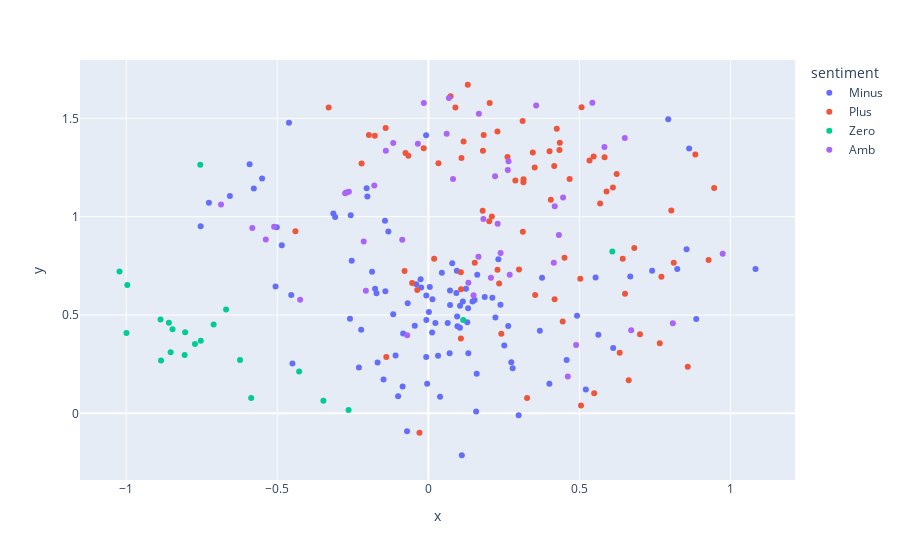

The code cell stored with this chart in its notebook:
### Markdown cell above
### TFIDF - t-SNE

### Code cell
fig = px.scatter(data_tsne, x="x", y="y", color="sentiment", hover_data=["text_short"])
fig.show()

### Figure 1 — Plotly figure (JSON) as saved in the notebook; plotly's stock layout.template omitted (floating-point values rounded to 4 significant figures)
{"data": [{"customdata": [["Właśnie wróciła m z motelu Flora w Łodzi , ul . Szczecińska 111 . Nigdy nie była m w gorszym miejscu"], ["Pod koniec pobytu z pokoju podczas sprzątania zniknęło mi kilka przedmiotów osobistych ( drobnych , "], ["Pierwsze wakacje za granicą spędziła m właśnie w hotelu Gloria . Nic się nie zgadza ze zdjęciami i o"], ["Dobrze zrobione zdjęcia na stronie www i fajne opisy pokoi . Niestety pokoje małe , dwójka dzieci sp"], ["Rozczarowanie roku . Hotel jest brudny , położony przy ruchliwym skrzyżowaniu , przy wjeździe mozna "], ["Miała m dzisiaj wątpliwą przyjemność uczestniczyć w pikniku organizowanym w Dolinie Charlotty i jest"], ["Odwiedzili śmy Zdrój Wojciech tylko w celu konsumpcji . Restauracja szumnie reklamowana na zewnątrz "], ["Plusy : + cena + restauracja , + dobre obiadokolacje dla dorosłych + duże pokoje + basen + wokół cis"], ["Niestety , spędzili śmy Sylwester 2017 roku w Hotelu Polanica . Nie ma właściwej organizacji , Vodzi"], ["Niestety obiecał em sobie , że więcej nie odwiedzę tego miejsca , ale niestety zaprzyjaźniona firma "], ["W porównaniu do Rynia brak klimatu i ducha . Fatalna kuchnia i obsługa na stołówce ( nie da się tego"], ["Plusy : Największym atutem hotelu są chyba śniadania . Lokalizacja nie jest najgorsza , bo można doj"], ["Dworek położony w bardzo urokliwym miejscu , jednak goście powinni być gotowi na kilka niedogodności"], ["To były nasze pierwsze wakacje za granicą , więc większego porównania nie mamy . Położenie hotelu ba"], ["Nie pojechała by m tam drugi raz . Nie rozumiem zachwytów nad hotelem . Pokój strasznie mały , dawno"], ["Hotel na totalnym odludziu , do plazy 1 , 5 km busikiem ( jezdzi do 13 . 40 ) wiec po poludniu idac "], ["W średniowieczu królowie spędzali zaledwie kilka miesięcy w jednym zamku bo bez kanalizacji po pewny"], ["Największym atutem hotelu jest lokalizacja i przystępna cena . Największym zaskoczeniem było to , że"], ["Jak czytam te opinie to wydaje mi się , że ja był em gdzie indziej , albo ludzie je piszący mają min"], ["Szukając hostelu na majówkę , właśnie ten pojawił mi się na samym początku , obejrzała m zdjęcia , p"], ["W połowie października przyjechali śmy z żoną i synem na Regaty młodego . W związku z tym że zostawa"], ["Bardzo ładny hotel . . . . na zdjęciach . . . . Rzeczywistość niestety daleko od tych zdjęć odbiega "], ["Uciekajcie jak daleko się da . Ja niestety wykupił em dobę i to była tragedia . W pokoju uszkodzone "], ["Po pierwsze nazwa dobudowanego budynku jest zniechęcająca . Nawiązuje do tradycji , ale nieco ubliża"], ["Jest 2 : 00 rano jak piszę tę recenzję . Już raz zwracała m uwagę na recepcji , że jest głośno . Ter"], ["Brak workow na śmieci , ale to niewielka niedogodność w porównaniu z zatrważająca ilością kurzu D : "], ["Stanowczo odradzam zimna klimatyzacja w pokoju wiejska nad głową , której nawet recepcja nie potrafi"], ["Była m w Słonecznym Zdroju trzy dni po otwarciu hotelu . Bardzo ładny projekt , wszystko pachnące no"], ["Miał być krótki pobyt na jedną noc za rozsądną cenę przy okazji wyjazdu służbowego . Sprawy się niec"], ["Okropnie po prostu okropnie . Obsługa miła . Lokalizacja super wszędzie blisko . Ale co do pokoi to "], ["Nie polecam tego hoteliku.brudno brudno i jeszcze raz brudno . bylismy w hotelu 2doby . Klima chodzi"], ["Hotel rzeczywiście dostarcza wielu emocji . Zarezerwowali śmy dwa tygodnie przed przyjazdem apartame"], ["plusy : + dosyć czysto + miła osoba w obsłudzie w kuchniminusy : - właścicielka przenosi z pokoju do"], ["Hotel w centrum miasta . Bardzo ciasny podziemny parking . Dla wiekszych aut pozostaje ogolnodostepn"], ["Pokój brudnawe , popękane kafelki w łazience , szarawe ręczniki i pościel . Na trzy osoby dostali śm"], ["Pokoj zarezerwowany przez booking . com , po przyjeździe na miejsce obiekt pozamykany , nikt nie otw"], ["nie polecam na pewno nie jest to hotel 4 * może obsługa sie stara ale jest bardzo wyluzowanabrudno n"], ["Recepcja na gości gdzieś . Wymyśla jakies wymówki o awarii . Woda w łazience żółta , tona grzyba pod"], ["Zastanawiam się skąd tyle pozytywnych opinii ( w ich wyniku tu się znaleźli śmy ) . Klimatu brak - c"], ["Oprócz miłej obsługi ten hotel nie zasługuje nawet na 1 gwiazdkę . . . Brak klimatyzacji , w pokojac"], ["Przyzwoity 3 - gwiazdkowy standard , dobre położenie dla zainteresowanych Jurą , małe ale ładne SPA "], ["Hotel ok ale już by śmy nie wrócili . NIEMILA , NIESYMPATYCZNA , PYSKATA , WRECZ ODPYCHAJACA PANI RE"], ["Hotel Ikaros na Zakynthos z czasów prl materace przy basenie płatne wfi płatne jedzenie monotonne mi"], ["Spędzili śmy tydzień w wersji all - inclusive w hotelu . Hotel położony w kiepskiej lokalizacji jeśl"], ["Marzycie o wymarzonych wakacjach ? UCIEKAJCIE OD OFERT Z TYM HOTELEM ! 1 . JEDZENIE - Przede wszystk"], ["Ponieważ apartamenty zajęli goście weselni , zamieszkali śmy w skrzydle , które dawniej bylo przezna"], ["Doba miała rozpocząć się o godz . 16 , klucze po awanturze i \" wielkim \" sprzątaniu II piętra przez "], ["Była m na tzw . wczasach odchudzających i nigdy więcej . Jedzenie bez smaku . Rozumiem że dieta rząd"], ["Hotel z zewnątrz robi duże wrażenie , tak samo jak i SPA , różnorodność zabiegów , ładne gabinety . "], ["Sonia Village hotel Grecja HalkidikiGodzina 18 : 00 puścił em na tarasie swojego pokoju muzykę z gło"], ["Absolutnie nie polecam ! ! ! Pomijając bardzo mały wybór jedzenia , w dodatku niesmacznego , pokoje "], ["Pokój nie posprzątany , bardzo ciasno ( jedna osoba musiała wchodzić na łóżko , jeśli druga chciała "], ["To na wejściu do części restauracyjnej jest naklejka \" Tripadvisora \" , więc opisuję restaurację . P"], ["Hotel widać , że dobudowywany , bo dotrzeć do niektórych pokoi to prawdziwe wyzwanie . Pokoje schlud"], ["Organizowali śmy wesele latem 2014 roku . Niestety wspomnienia z fazy planowania wspominamy okropnie"], ["Pobyt był by całkiem udany gdyby nie hałas zza ściany . Prawie przez cały czas , w nocy i w dzień , "], ["Wchodzi się do normalnego budynku mieszkalnego , gdzie obok stałych lokatorów jest wydzielona część "], ["Rozczarowała m się . Rezerwacja zrobiona z wyprzedzeniem , potem oczekiwanie i wizyta w hotelu . Pok"], ["Właśnie kończę pobyt w szpitalu uzdrowiskowy Jan Kazimierz a bardzo fajne panie sprzątające mili ucz"], ["Opis i zdjecia zupelnie nie oddaja tego jaki jest stan faktyczny hostelu . . Z zewnatrz wygladal lad"], ["Stary hotel rodem z socjalizmu , w zaniedbanej okolicy , główne wejście przy stercie śmierci . W pok"], ["Ten hotel w zeczywistosci wyglada inaczej niż na zdjęciach ! Podłogi są brudne plamy różnego koloru "], ["Pokoje , łazienka ok - chociaż mocno wiało przez nieszczelne okno ( zimno ) . Śniadania tragiczne , "], ["Hotel położony w okolicy stoków , co jest chyba jego największym plusem . Poza tym nie spełnia oczek"], ["Pokoje z aneksem kuchennym . średnio zadbany , jest OK ale widać nieociągnięcia . Hotel położony prz"], ["Ogolnie czuje sie zawiedziony moim pobytem w hotelu . Ciezko uwierzyc ze to 4 gwiazdkowy hotel . Min"], ["Aquapark mały , duzo chloru , niewygodne lezaki . Obsluga bardzo niemila , jakby z łaska nas w ogole"], ["Żarcia nie do zjedzenia stoły z sklejki nigdy nie jadłem na święta parówek i jajek co dzień trzeba b"], ["Śniadanie bardzo słabe , poduszki w pokoju jakiś koszmar , a za dodatkową trzeba płacić 5 zł i zamów"], ["Uwagi , które wypisał em w trakcie pobytu w punktach : * na stołówce kelnerka zabrała talerz z jedze"], ["Miejsce noclegowe zostało zamówione telefonicznie . Po opiniach dosyć krytycznych nie spodziewał em "], ["lokalizacja - bardzo przyjemna jedzenie - okropne , zero smaku , spalona ryba , odgrzewane ziemniaki"], ["Rzeczywiście trudno ocenić ten pensjonat . Przy rezerwacji bardzo miło , na miejscu rzeczywistość zu"], ["Straszna lipa i amatorszczyzna 1 / 5 . - ' kąpiel piwna ' to zwykła kąpiel w letniej wodzie + 1 bute"], ["Żeby nie było . Lokalizacja - super . Lobby - jedno z większych jakie w życiu widział em . Bar Auror"], ["Był em z córkami w tej restauracji na kawie i lodach . Przy tej klasie standardu taka obsługa i atmo"], ["Nie polecam tego hotelu . Brudny , slabe jedzenie codziennie to samo lub to co zostalo z wczoraj prz"], ["Bardzo duzy hotel polozony na skraju miasta . Ogromna liczba gosci hotelowych sprawia ze czujesz sie"], ["Hotel oceniam na 3 . 5 * Za taką cenę można znaleźć coś lepszego . Zaskakujący jest codzienny brak s"], ["Do hotelu przyjechali śmy na wesele - ja moj narzeczony oraz nasz przyjaciel z Anglii ktory codzienn"], ["Właściwie nie wiem od czego zacząć . Na maila z potwierdzeniem pobytu czekała by m chyba do . . . . "], ["Dużo podróżuję po kraju i większość hoteli rezerwację telefoniczną traktuje jako pewną bez konieczno"], ["A żeby było śmieszniej to komediodramat . Pozdrawiam panią , która na pierwszym śniadaniu wypowiedzi"], ["Zdecydowanie jest to hotel bardzo poniżej standardu 5 * . Pokoje są zaniedbane , system ściekowy jes"], ["Restauracja hotelowa śniadania tradycyjne , więc nie będę opisywać . Pora obiadowa żurek bardzo \" mą"], ["Witam , Zatrzymali śmy się w Zajazd Ustowo na jedną noc i wszystko czego potrzebowali śmy to wygodne"], ["Dwa lata temu była m na Sylwestra i teraz rownież tam poszli śmy ze znajomymi bo miło wspominali śmy"], ["Nigdy w życiu nie była m w tak okropnych hostelu ! Małe pokoiki pomalowane na ciemny fiolet przypraw"], ["Na weekendy wybrali śmy się po przeczytaniu opisu strony Czarny Kos . Opis bardzo chwytliwy , jednak"], ["Recenzja niestety negatywna : 1 . Zimno w pokoju , brak możliwości regulacji temp . Brak reakcji obs"], ["Niestety nie jestem zadowolona z pobytu w hotelu Best Western Kraków , spędziła m tam dwie doby . Ho"], ["Byli śmy od 3 . 08 na 14 dniowym turnusie rehabilitacyjnym . Jedynym pozytywem w Leo to baza zabiego"], ["Okropne miejsce . O godzinie 8 . 30 brak czegokolwiek do zjedzenia na śniadanie , dopiero na prośbę "], ["Wystrój i standard pokoi średni . Obsługa niemiła , opryskliwa . Śniadania okropne - jedynie jajeczn"], ["Najgorszy hotel w jakim bylismy . Na dzień dobry niespodzianka . Na podziemnym parkingu hotelowym wy"], ["Plusy : Tani , stosunkowo czysty pokój , przy głównej drodze . Minusy : Widok oszpecony przez gigant"], ["Hotel świetnie położony , problem może być z zaparkowaniem auta żeby zanieść walizki i pobrać kartę "], ["Hotel bardzo ładny . Bajkowy . Wnętrza tez niczego sobie . Kuchnia całkiem niezła , każdy znajdzie c"], ["Bylam w dolinie z przyjaciółmi na spacerze . Obiekt bardzo miły i spory teren.szkoda że przed budynk"], ["Obiekt położony przy jeziorze , okolica cicha , powietrze czyściutkie , zabawy dla małych dzieci zja"], ["Niestety nie mogę wystawić temu hotelowi pochlebnej opinii . Zacznę od łazienki : tak mała , że osob"], ["Hotel jest dobrze zlokalizowany , kilka kroków od rynku i zamku Wawelskiego oraz dworca PKP i PKS uł"], ["Hotel paskudny i brudny z co chwilę nie działającymi windami Pokoje brudne z brudnymi łazienkami . Ł"]], "hovertemplate": "sentiment=Minus<br>x=%{x}<br>y=%{y}<br>text_short=%{customdata[0]}<extra></extra>", "legendgroup": "Minus", "marker": {"color": "#636efa", "symbol": "circle"}, "mode": "markers", "name": "Minus", "orientation": "v", "showlegend": true, "type": "scatter", "x": [0.279, -0.1164, 0.2643, 0.1316, -0.7265, 0.4006, 0.2745, 0.5535, -0.1484, -0.006856, 0.4921, 0.09514, 0.2386, 0.2316, 0.1618, -0.1865, -0.003991, -0.2019, 0.04469, -0.007206, 0.01245, 0.09418, -0.07061, -0.006618, -0.03996, 0.7406, 1.083, 0.07162, -0.08352, -0.2225, -0.7538, 0.1287, 0.1044, -0.2045, 0.1581, -0.4499, -0.2571, 0.1108, 0.07183, 0.1245, 0.5626, 0.09251, 0.03198, -0.06844, 0.153, 0.8867, 0.5212, 0.6117, 0.3763, -0.04506, -0.2595, -0.3086, 0.02324, -0.1437, 0.09621, -0.1087, -0.5059, -0.08521, 0.4576, -0.4852, -0.5505, -0.1424, -0.1682, -0.1324, -0.02391, -0.5779, -0.3146, -0.1002, 0.8547, 0.1048, -0.454, 0.1865, 0.2118, 0.146, 0.00478, 0.07029, -0.5018, -0.6571, -0.2538, -0.1764, 0.001857, -0.5918, 0.03859, 0.07893, 0.7939, 0.064, 0.1322, 0.2989, 0.01347, 0.8632, -0.1717, 0.16, 0.6682, -0.4613, -0.02573, -0.23, 0.2219, 0.369, 0.2513, 0.8238, 0.1141, -0.007488, -0.2715], "xaxis": "x", "y": [0.2287, 0.5045, 0.4436, 0.5343, 1.07, 0.151, 0.2602, 0.6908, 0.1722, 0.5995, 0.4961, 0.4924, 0.5525, 0.7834, 0.7051, 0.7193, 0.1503, 1.103, 0.7149, 0.2866, 0.4113, 0.7254, -0.09127, 0.4751, 0.6566, 0.725, 0.7337, 0.6251, 0.4063, 0.4245, 0.9517, 0.4636, 0.4358, 1.145, 0.009846, 0.254, 1.007, -0.2131, 0.5504, 0.6338, 0.3996, 0.6125, 0.293, 0.56, 0.5762, 0.4796, 0.1209, 0.3319, 0.6894, 0.4452, 0.4812, 0.9981, 0.4588, 0.9792, 0.4424, 0.2946, 0.6451, 0.1368, 0.2711, 0.8541, 1.194, 0.621, 0.2579, 0.924, 0.6396, 1.143, 1.017, 0.08721, 0.8346, 0.5471, 0.6022, 0.5911, 0.5877, 0.5693, 0.6419, 0.3051, 0.9461, 1.105, 0.7754, 0.6341, 0.5159, 1.266, 0.08429, 0.7635, 1.495, 0.4599, 0.3056, -0.009484, 0.5803, 1.347, 0.6108, 0.2019, 0.6952, 1.477, 0.6818, 0.2329, 0.4868, 0.4201, 0.3446, 0.7343, 0.5693, 1.413, 1.123], "yaxis": "y"}, {"customdata": [["Apartament zlokalizowany jest w samym centrum Starego Miasta , zaledwie kilka kroków od Rynku i tylk"], ["połączyli śmy pobyt biznesowy ( 3 dniowy ) z wypoczynkiem w Mera Spa Hotel i nie żałujemy wyboruhote"], ["Hotel dla klienta biznesowego . Wygodne pokoje , lokalizacja na wprost terminala . Wybor rożnych sal"], ["Bardzo przyjemny hotel , ładny pokój . Klasyczny wystrój . Naprawdę czysto Dodatkowym plusem jest ba"], ["Spędzili śmy w ProVita Sylwestra i ekstra dzień na regenerację : ) , to był jeden z cudowniejszych w"], ["Położenie , w samym centrum , bardzo blisko do głońego placu oraz do muzem Salvadora Daliego . Hotel"], ["Wybrali śmy z mężem pokój dwuosobowy z podwójnym łóżkiem , oprócz tego że podwójne łóżko polegało na"], ["Warunki w hotelu bardzo przyzwoite , widok na Giewont - bajka ! , obsługa miła ( za wyjątkiem młodej"], ["Hotel nie najmłodszy , aczkolwiek utrzymany w dość dobrym stanie . Największym mankamentem było to ,"], ["Ten hotel / studio jest idealnym miejscem na wyjazd do Rotterdamu . Znajduje sie tuż obok Bijenkorf "], ["Nieduży hotel położony na krakowskim Kazimierzu , bardzo blisko do głównych atrakcji turystycznych :"], ["Byli śmy z dzieckiem 5 lat pod koniec czerwca 2017 . Ogromny , bezosobowy hotel . Ładny wystrój , su"], ["Hotel na bardzo wysokim poziomie . Wysmienite jedzenie . Pokoje bardzo przytulne i czyste . Strefa S"], ["W Hotelu Zante Village byli śmy w maju 2015 roku . Pobyt bardzo ciekawy - przed sezonem nie było nig"], ["Blisko do centrum , ładne pokoje , miła obsługa . Polecam , . . . bez auta . . . Opisuje że ma bezpł"], ["Hotel blisko dworca Łódź Kaliska ; pokój czysty i gustownie urządzony , cena adekwatna do usługi , ś"], ["Mieszkam w Łagiewnikach i poszukiwała m miejsca na zorganizowanie imprezy urodzinowej dla 22 osób . "], ["Swietna lokalizacja . Czysto , bardzo dobre lozka , klimatyzacja , sniadanie . Nic do zarzucenia . D"], ["Hotel w pełni zasługuje na 4 gwiazdki . Pokoje bardzo czyste , obsługa profesjonalna i bardzo miła ."], ["Mieli śmy fantastyczny pobyt w hotelu Olive Groove prowadzonym przez rodzinę i nie mogę się go nachw"], ["Hotel bardzo ładny , czysty , zadbany . Strefa basenowa również zadbana , wszystko działa a obsługa "], ["Spędzili śmy z wnukami długi weekend w Raju . Miejsce przepiękne , widoki urzekające . Hotel czysty "], ["Niby nic się nie zapowiadało szcególnie . . Zanałam ten hotel z opowiadań starszego pokolenia , jako"], ["Sa tylko dwa plusy tego hostelu lokalizacja i obsługa ! ! ! ! Pokoje klaustrofobiczne 2 # 3metry , j"], ["Pokoje małe , ale łóżka ( piętrowe ) wygodne - można się wyspać : - ) Idealna miejscówka służąca tyl"], ["Hotel znajduje się w samym sercu toruńskiej Starówki . Pokój przestronny , czysty , łóżko wygodne . "], ["Trafili śmy tutaj przypadkiem i sie zakochali śmy , w domowej atmosferze , przytulnych i czystych wn"], ["Czyste , ciche pokoje , urządzone wygodnie . W każdym pokoju łazienka z prysznicem . Mój pokój miał "], ["Bardzo sympatyczny hotel i w razie potrzeby na pewno będę wracać . Czysto , smaczne śniadanie , miła"], ["Hotel bardzo ładny , cichy a jednocześnie z dobra lokalizacją i parkingiem . Pokoje czyściutkie i ab"], ["Właśnie wróciła m z dziećmi z wakacji w Primaverze i jesteśmy zachwyceni . Nareszcie udało mi się zn"], ["Hotel sam w sobie - cudny . Jedzenie - wyśmienite . Jedyne co mnie zdziwiło to fakt , iż mimo zareze"], ["wrażenia pozytywne , warte polecenia , jednak na 5 gwiazdek nie należy się nastawić jest to tureckie"], ["Na wakacjach byli śmy w 4 dorosłe osoby . Lot z Warszawy bez problemów . Dojazd z lotniska zajął oko"], ["Dużo przeczytał em recenzji na temat hotelu i strasznie się bał em wizyty w nim . Jednak podczas rez"], ["Witam , wszystko pięknie ładnie tylko jedna rzecz , która wyraźnie rzuciła się w oczy . Nie może być"], ["Hotel robi bardzo dobre wrażenie , fajny wystrój , obsługa miła . Pokój świetny , nie ma się do czeg"], ["Spędzenie okresu sylwestrowego było na prawdę miłym doznaniem . Pokoje dość czyste , chociaż można b"], ["Miałem przyjemność odwiedzić ten hotel kilka dni temu . Bardzo spokojne miejsce . Miła i profesjonal"], ["w hotelu spędziła m jedną noc podczas pobytu na konferencji . położony 5 minut spacerem od sukiennic"], ["W tym oto miejscu mieli śmy wesele w 2014 roku . Jedzenie przepyszne , organizacja znakomita ! - Gos"], ["Doskonałe położenie , dostęp do komunikacji miejskiej / metro i tramwaj / . Bardzo czysto w pokojach"], ["Bardzo przyjemny hotel w cichym i spokojnym miejscu . Bardzo dobrze wyposażone pokoje m.in w lodówkę"], ["Hotel o znanym i pewnym standardzie . Czysto , schludnie i bez stresów . Blisko do lotniska , oddalo"], ["Hotel bardzo przyjemny , obsługa miła i pomocna . Czasem ciężko jest dogadać się po angielsku , ale "], ["Po raz pierwszy spotkała m się z tym , że w rzeczywistości pensjonat jest ładniejszy niż na zdjęciac"], ["Udany pobyt ( kolejny ) . Hotel - pokoje czyste , dobrze wyposażone . Hotel - cichy - mimo sporego o"], ["W dniach 6 - 13 sierpnia mieli śmy okazję spędzić wspaniały urlop w Atrium Palace . Hotel naprawdę n"], ["spedzilismy w hotelu tatra 2 noce , hotel czysty , pokoje przestronne . basen , kregielnia , drink b"], ["Po zaskakująco ładnym widokowo transferze z lotniska dotarli śmy do hotelu skąpanego w zieleni i ser"], ["Pobyt weekendowy w Hotelu Novotel Centrum Katowice mogę zaliczyć do bardzo udanych . Sam hotel ma ju"], ["Spędzili śmy przemiły tydzień w Horze . Przepiękne widoki . Urocza plaża . Super basen . Obsługa sym"], ["Hotel bardzo ładny , nowy , czysty , zadbany , cichy . Obsługa na najwyższym poziomie , zyczliwa , p"], ["Hotel położony parę minut jazdy metrem do centrum i wszystkich jego atrakcji , ale spacerem też bez "], ["Byli śmy przez tydzień w ostatnich dniach Września . Świetne warunki , przemili gospodarze , miejsce"], ["Sposób pierwszy - nie robić nic . Pomimo tego , że hotel nie jest mały , wokół panuje niesamowita ci"], ["Bardzo fajny , czysty , dobrze położony hotel . Bardzo bliska odległość od lotniska - transfer z lot"], ["Bardzo profesjonalne podejście do klienta , kompleksowa oferta cenowa , elastyczność na dodatkowe za"], ["Cena pokoju dość wysoka - łazienki powinny być wyremontowane i bardziej nowoczesne jak w nowszych ho"], ["Hotel posiada świetną lokalizację . Ok 10 - 15min od dworca Cais do Sodre , z którego można przesiąś"], ["To nasz drugi pobyt w hotelu , tym razem zabrali śmy ze sobą Mamę , by w drodze na The Tall Ships Ra"], ["Ostatni weekend rozpoczął em \" z przytupem \" w Hotelu Lenart w Wieliczce . Wraz z synem i synową ucz"], ["Spędziła m tutaj tydzień na diecie dr . Bardadyna ( po raz trzeci ) . Nigdzie nie spotkała m się z t"], ["Byli śmy tu na wakacjach z dwójką naszych małych pociech , które miały mnóstwo atrakcji . Miały zaję"], ["Bylismy 2 tygodnie na przełomie lipca i sierpnia ( w sumie 11 osób ) . Widoki piękne jedzonko pycha "], ["Bardzo udany wypoczynek w hotelu Montecarlo ! Szczerze polecam . Wszystko dokładnie jak na zdjęciach"], ["Hotel schludny , czysty i przyjazny . Znajduje się niedaleko A9 więc wielce przydatny dla podróżując"], ["Obsługa bardzo uprzejma i wyrozumiała . Czystość w obiekcie utrzymana wzorowo . Bardzo dobra kuchnia"], ["moi rodzice wyjechali na 7 dniowy turnus . . pakiet regeneracyjny'' , Wrócili bardzo zadowoleni . Je"], ["Począwszy od \" Welcome \" skończywszy na \" Good Bye \" nie było nawet najmniejszego elementu do któreg"], ["Spędzili śmy tu jedną noc w drodze powrotnej z Czarnogóry . Hotel położony nieco poza ścisłym centru"], ["Hotel świetnie usytuowany w samym centrum miasta skad blisko jest dosłownie wszędzie . Mila obsluga "], ["Cudowne miejsce z cudownymi gospodarzami . Na miejscu dostępna siłownia , rowery , sauna nad jeziore"], ["Hotel mimo iż położony w pewnej odległości od centrum ( 30zl taksówka ) to jednak ma swój urok . Sam"], ["Spędziła m z rodziną w Dolinie Charlotty cudowny tydzień , atrakcji jest tak dużo , że nie zdążyli ś"], ["Hotel w malowniczym położeniu pośród strumieni i stawów otoczony zielenią . Wskazany dla osób pragną"], ["Tak : bardzo dobry hotel , miła obsługa , dobre jedzenie , pyszna kawa , czysto , mój pokój był wygo"], ["Hotel nowy i zadbany . Pokoje bardzo ładne , łazienka co prawda malutka ale zadbana . Widok z balkon"], ["Lokalizacja rewelacyjna , blisko do centrum ale odpowiednio \" daleko \" żeby czuć się dobrze . Zejści"], ["Pachnąca świeżym drewnem i nowością posiadłość na Mazurach . Właściciele dołożyli wielu starań , aby"], ["Hotel usytuowany jest wprawdzie tuż przy trasie komunikacyjnej i niedaleko lotniska , ale nie jest t"]], "hovertemplate": "sentiment=Plus<br>x=%{x}<br>y=%{y}<br>text_short=%{customdata[0]}<extra></extra>", "legendgroup": "Plus", "marker": {"color": "#EF553B", "symbol": "circle"}, "mode": "markers", "name": "Plus", "orientation": "v", "showlegend": true, "type": "scatter", "x": [-0.0156, 0.4507, -0.1969, 0.2286, 0.3266, 0.2029, -0.1393, 0.5029, 0.6433, -0.07879, -0.2211, 0.3533, -0.1774, 0.03335, 0.5333, 0.547, 0.6631, 0.1304, 0.3145, 0.2413, 0.3127, 0.6815, 0.2101, 0.4338, -0.06621, 0.3457, 0.8586, 0.4011, 0.4351, 0.425, 0.4447, 0.1083, 0.8122, 0.1075, -0.05373, -0.03687, 0.4053, 0.5897, 0.1797, 0.1095, 0.5052, 0.07351, 0.1805, 0.1166, 0.2014, 0.4675, 0.5071, 0.3, -0.4401, 0.2341, 0.01912, 0.8041, 0.2879, 0.315, 0.651, 0.7004, 0.1535, 0.4166, 0.6233, 0.2618, 0.1076, -0.02948, 0.6332, 0.766, 0.946, 0.2288, 0.5833, 0.312, 0.6108, 0.5488, 0.183, -0.33, 0.9277, 0.3519, 0.4178, 0.8837, -0.07583, 0.08944, 0.5684, 0.7713, -0.1414], "xaxis": "x", "y": [1.347, 0.7915, 1.415, 1.433, 0.07773, 1.578, 0.2868, 0.6839, 0.7861, 0.7239, 1.271, 0.6019, 1.411, 1.272, 1.285, 1.306, 0.1687, 1.671, 1.175, 0.4049, 0.9239, 0.8407, 1.001, 1.34, 1.309, 1.326, 0.237, 1.333, 1.375, 1.448, 0.4665, 0.6316, 0.7662, 0.717, 0.6622, 0.6271, 1.086, 1.128, 1.03, 1.298, 0.03967, 1.612, 1.335, 1.382, 0.9766, 1.192, 1.557, 0.7317, 0.9264, 0.6597, 0.7855, 1.032, 1.184, 1.19, 0.6086, 0.402, 0.7663, 1.257, 1.217, 1.304, 0.3802, -0.09903, 0.3077, 0.3565, 1.146, 0.7304, 1.302, 1.486, 1.149, 0.1016, 1.415, 1.555, 0.7797, 1.25, 0.5804, 1.316, 1.324, 1.555, 1.067, 0.6942, 1.45], "yaxis": "y"}, {"customdata": [["Laurent Picheral , nie będzie się ubiegał o wybór na stanowisko Prezesa Orbis S . A . w zarządzie ko"], ["Trudno w tej chwili powiedzieć , jak długo potrwa to ożywienie i czy przyniesie w rezultacie wyraźni"], ["Bo oczywiście , jak to zwykle bywa na rynku hotelowym , nie wszystkie plany i tej sieci udaje się zr"], ["Ponad 6 tys . hoteli z niespełna milionem pokoi znajdowało się w budowie i różnych fazach projektowa"], ["W lipcu 2012 r . w bazie Głównego Urzędu Statystycznego było zarejestrowanych 7177 obiektów zbiorowe"], ["W 2013 r . w turystycznych obiektach noclegowych miejsca całoroczne stanowiły aż 68 proc . wszystkic"], ["W innych przypadkach finansowania nie udawało się spiąć , bo wycofywał się jeden z udziałowców lub –"], ["Autorem projektu był warszawski architekt Adama Knauff . Budowę rozpoczęto w marcu 1928 roku . Lokal"], ["Bardzo optymistyczny , czy wręcz sensacyjny materiał „ Ceny hoteli na Euro 2012 skoczą dziesięciokro"], ["Odwiedzała m moją rodzinę w Polsce . Wraz z chłopakiem zdecydowali śmy się zostać tym razem w tym ho"], ["Od wiosny br . hotele ekonomiczne weszły w skład nowej grupy hotelowej - Louvre Hotels Group . W rok"], ["Dobre położenie hotelu jest poza dyskusją , samolot z Malpensy mieli śmy o godz . 6 : 40 , więc żeby"], ["Na początek 2015 roku planowane jest rozpoczęcie budowy hotelu Widewaters Group Inc . w centrum mias"], ["Even Hotel , obiekt marki adresowanej do gości dbających o zdrowie i kondycję , zostanie uruchomiony"], ["PS . Analizując dane STR Global warto mieć w pamięci , że ani w Polsce , ani w innych krajach Europy"], ["W tym celu , zajęcia prowadzone są w języku angielskim przez uznanych profesorów z Uniwersystetu Łód"], ["Modernizacja w Novotel Gdańsk Marina obejmie remont powierzchni ogólnodostępnych : lobby , recepcji "], ["Dochody z wynajmu turystom pokoju , mieszkania lub domu pod pewnymi warunkami mogą być zwolnione z o"], ["Nadal najlepsze wyniki osiągały hotele na rynkach warszawskim , trójmiejskim oraz wrocławskim . Dobr"], ["Pozwala nam pro - aktywnie działać na decyzje zakupowe gości i ułatwia nam „ narzucanie ” oferty oso"], ["Śmierć gościa w hotelu – zarówno z przyczyn naturalnych , jak i będących przedmiotem badań policji –"], ["Sieć hoteli Accor prowadzi pilotażowy program monitoringu mediów społecznościowych pod kątem lokalny"]], "hovertemplate": "sentiment=Zero<br>x=%{x}<br>y=%{y}<br>text_short=%{customdata[0]}<extra></extra>", "legendgroup": "Zero", "marker": {"color": "#00cc96", "symbol": "circle"}, "mode": "markers", "name": "Zero", "orientation": "v", "showlegend": true, "type": "scatter", "x": [-0.885, -0.7109, -0.8589, -0.8051, -0.9965, -1.022, -0.6236, -0.5866, -0.6697, 0.1152, -0.9994, 0.6089, -0.8866, -0.8469, -0.7726, -0.8069, -0.7551, -0.2642, -0.8532, -0.3477, -0.4278, -0.7535], "xaxis": "x", "y": [0.2681, 0.4521, 0.4601, 0.4128, 0.652, 0.7218, 0.2708, 0.07853, 0.5284, 0.4745, 0.4088, 0.8234, 0.4776, 0.4275, 0.3532, 0.2971, 1.264, 0.01649, 0.3112, 0.0642, 0.2129, 0.3685], "yaxis": "y"}, {"customdata": [["Super lokalizacja ( nad samym oceanem i promenadą ) , ładny i zadbany ogród z basenami , przyzwoite "], ["Wykładzina okropnie poplamiona , tak samo ręczniki ( dobrze , że zawsze posiadam własny , bo tych ni"], ["Bardzo wysoki poziom animacji wieczornych , ale w hotelu była choroba Hand - Foot - and - Mouth Dise"], ["Do hotelu można dojechać w 5 min tramwajem z Dworca PKP oraz autobusem z lotniska Nantes . Dobra lok"], ["Obiekt raczej konferencyjny , lub jako dom weselny , choć w sezonie letnim zapewne może też zaintere"], ["Byl to chyba najdziwniejszy hotel w jakim bylem . Prawdopodobnie stary hotel robotniczy , ktory zost"], ["Co prawda nie mieszkalismy w tym hotelu , ale przychodzilismy do restauracji i na kregle . Obiekt je"], ["Hotel znaleźli śmy ok 20 . 00godz . przejazdem . Nie było problemu w rezerwacji . Bardzo miłe recepc"], ["Hotel poza centrum Sztokholmu , ale przy stacji metro oraz przystanku autobusowym . W pobliżu hotelu"], ["Ocenię tylko aquapark bo nie korzystali śmy z usług hotelowych . Było całkiem fajnie , atrakcji spor"], ["Pokoje wygodne i czyste , sympatyczna i uprzejma załoga i tyle z plusów . Minusy to brak jedzenia na"], ["Lokalizacje wysmienita , 50 metrow od brzegu morza . Plaza widoczna z okien hotelowych czysta i szer"], ["Odpowiedź jest prosta . Hotel ekonomiczny . Oszczędności na materiałach - zwłaszcza łazienkowych - d"], ["Hotel już wcześniej przeze mnie odwiedzany więc miała m porównanie do tego jak było kiedyś i jak jes"], ["Najprościej wypisać wady i zalety miejsca ( z punktu wyjazdu biznesowego ) Wady - słaba obsługa ( sp"], ["Hotel dość fajny . Bardzo miły i stylowy wystrój . Pokoje bez dodatkowych rzeczy jakie są w hotelach"], ["Zdjęcia hotelu zamieszczone w różnych serwisach internetowych dały nam bardzo mylny obraz tego hotel"], ["Hotel położony w dosyć dużej odległości od morza , ma wydzieloną własną plażę . Pokoje dosyć małe , "], ["Hotel jako całość może być . Biorąc pod uwagę 3 gwiazdki - pokoje sprzątane codziennie , wyżywienie "], ["Smacznie urządzony i zaprojektowany hotel . Dosyć daleko od \" centrum \" co może wydawać się zaletą ,"], ["Średni , stary hotel , wiecej niz 1 * by m nie dał , czyste łóżka , ale stare łazienki , śniadanie s"], ["Pobyt bardzo fajny , 4 dni wypoczynku i relaksu . Obsluga , czystosc oraz lokalizacja hotelu super ."], ["Spędził em w hotelu jedną noc . Wszystko było w porządku . Pokój w głównym budynku , czysty , zadban"], ["Pokoje są duże , łazienki ładnie zrobione , ale np przecieka prysznic . Skomplikowane włączenie kalo"], ["Średni standard hotelu . W miarę miła obsługa . Zaleta blisko morza Polecam jeśli ktoś nie szuka luk"], ["Hotel a raczej coś co było Hotelem i chce do swoich lat świetności wrócić . . . . Wady już wcześniej"], ["Budynek : Na terenie ośrodka są dwa obiekty . Pierwszy - główny , jest po remoncie , z przestronnymi"], ["Za dużo by pisać , w skrócie plusy i minusy : PLUSY : Malownicze położenie , z widokiem na jezioro ,"], ["Wykupiła m wraz z rodzina pakiet swiąteczny . Mieli śmy 2 pokoje na 1 pietrze , z czego jeden musiel"], ["Polecam ten hotel na krótki pobyt . W pokojach czysto , w zasadzie w całym hotelu jest czysto . Pokó"], ["Miejsce niezwykle urokliwe , w otoczeniu samej natury i to tak dosłownie . Mieli śmy pokój bardzo ła"], ["plusy : rewelacyjna obsługa i w hotelu i w restauracji . Basen mały ale wystarczajacy i w czesci bar"], ["Była m w tym hotelu w kwietniu 2007 roku . Było dość pusto i cicho . Można powiedzieć , że mało się "], ["Hotel Niemcza jest usytuowany w bardzo atrakcyjnej okolicy . Wybrała m ten hotel po obejrzeniu zdjęć"], ["Poza : - uszkodzonym prysznicem - urwanym uchwytem na papier toaletowy - strzeline przez drzwi wejsc"], ["plusy : duży pokój , miła obsługa w restauracji , kawiarni oraz w SPA , basen mały ale przyjemnie sp"], ["Hotel bardzo dobrze położony . Pokój przestronny , ładnie urządzony . Posiłki dobre , ale bez rewela"], ["Hotel znajduje się tuż przy głównej ulicy Tomska , ale komunikacyjne odgłosy nie przeszkadzają . Wys"], ["Pałacyk Łąkomin i jego otoczenie ( rozległy teren zielony ) ma dużo walorów . Można tam wypocząć , p"], ["Bez żadnych złośliwości , ale na pewno nie 5 * . Proste rzeczy : brak wody butelkowanej w pokojach ,"], ["Pokój na 10 piętrze miły , przestronny i z cudnym widokiem na Spodek . Dobre jedzenie , rano bufet ś"], ["Hotel sam w sobie jest ok . Czysto , schludnie . Personel bardzo sympatyczny szczególnie obsługa bar"], ["Hotel nas troszkę rozczarował . Jest to wielki obiekt , przygotowany na dużą liczbę gości . My byli "], ["U wrót do Tatrzańskiego Parku Narodowego i 10 min na Krupówki . Pensjonat czasy świetności - MSW ma "]], "hovertemplate": "sentiment=Amb<br>x=%{x}<br>y=%{y}<br>text_short=%{customdata[0]}<extra></extra>", "legendgroup": "Amb", "marker": {"color": "#ab63fa", "symbol": "circle"}, "mode": "markers", "name": "Amb", "orientation": "v", "showlegend": true, "type": "scatter", "x": [0.6501, 0.8092, -0.01504, 0.06806, -0.2755, -0.5105, -0.5828, 0.1324, 0.1672, -0.4245, -0.1408, -0.6863, -0.214, 0.207, 0.432, 0.08156, 0.1495, 0.3568, -0.07006, 0.263, -0.1791, 0.5428, 0.2208, 0.4183, -0.03487, -0.1163, 0.1658, 0.4152, -0.207, -0.08657, 0.4892, 0.5828, 0.6713, 0.239, -0.5381, 0.182, 0.2654, 0.0605, 0.2293, -0.2632, 0.4615, 0.4459, 0.2692, 0.9742], "xaxis": "x", "y": [1.4, 0.458, 1.578, 1.603, 1.119, 0.9482, 0.9422, 0.6634, 1.524, 0.5773, 1.336, 1.062, 0.8733, 0.6899, 0.9071, 1.191, 0.5999, 1.565, 0.3974, 1.237, 1.159, 1.58, 1.206, 1.053, 1.371, 1.375, 0.7961, 0.7659, 0.6236, 0.8825, 0.3477, 1.354, 0.4231, 0.815, 0.8845, 0.9882, 1.281, 1.422, 0.9635, 1.127, 0.1875, 1.098, 0.7048, 0.812], "yaxis": "y"}], "layout": {"legend": {"title": {"text": "sentiment"}, "tracegroupgap": 0}, "margin": {"t": 60}, "xaxis": {"anchor": "y", "domain": [0, 1], "title": {"text": "x"}}, "yaxis": {"anchor": "x", "domain": [0, 1], "title": {"text": "y"}}}}
